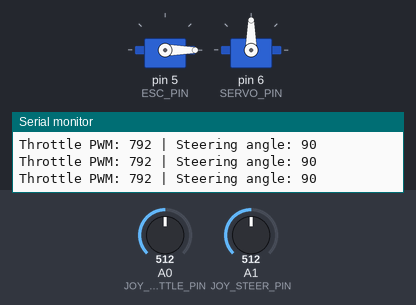
A sketch run on a simulated Arduino Uno, built with avr-gcc and run on an emulated ATmega328P. Parts: 2 × servo, the last lines printed to the serial monitor. The test bench sets the inputs (shaded band); at power-on: A0 (JOY_THROTTLE_PIN) = 512, A1 (JOY_STEER_PIN) = 512.

Above: at 5.0 s.
5.1 s: A0 (JOY_THROTTLE_PIN) set to 716
At 6.3 s:
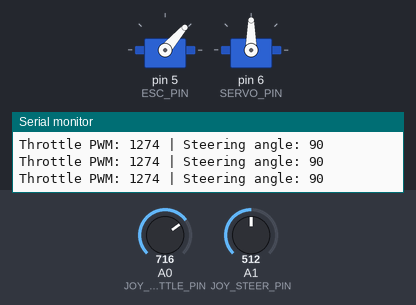
6.6 s: A1 (JOY_STEER_PIN) set to 418
At 7.6 s:
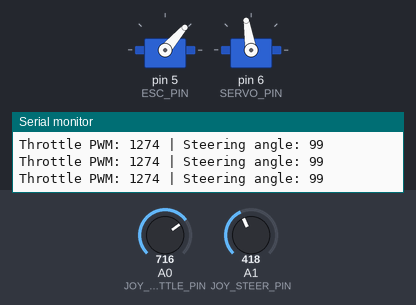
9.6 s: A1 (JOY_STEER_PIN) set to 396
At 10.3 s:
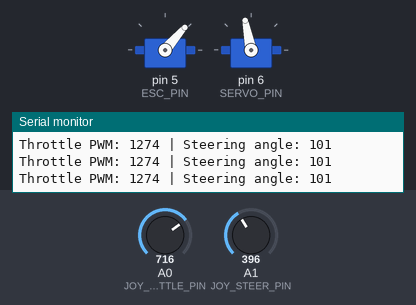
11.1 s: A0 (JOY_THROTTLE_PIN) set to 511
At 11.9 s:
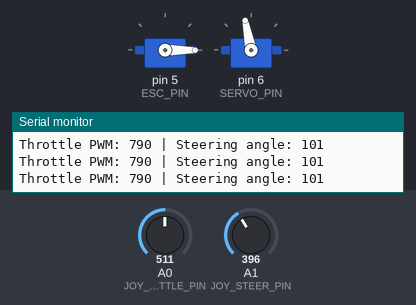
12.6 s: A1 (JOY_STEER_PIN) set to 716
At 13.5 s:
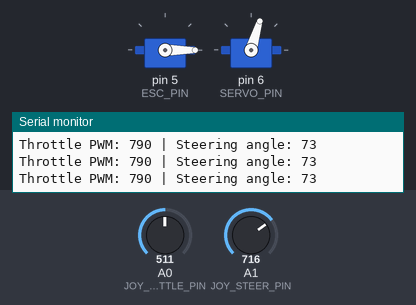
14.1 s: A0 (JOY_THROTTLE_PIN) set to 900
At 14.6 s:
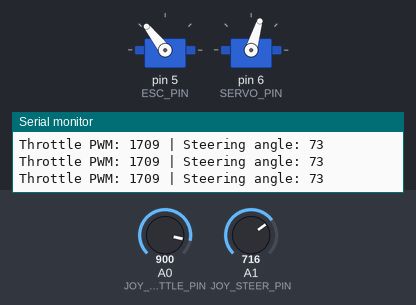
Timing chart, 0 to 16.6 s (numbered marks = the images above; inputs shaded):
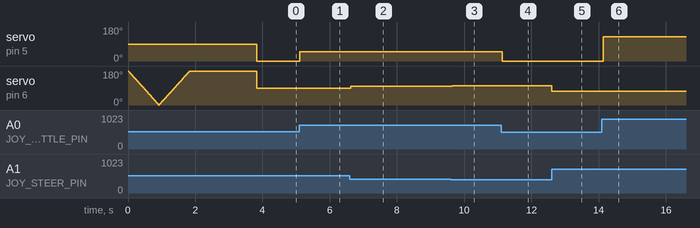

The sketch:

LaercioBLDCboatMotor.ino
```cpp
//import libraries
#include <Servo.h>


// Joystick pins (ANALOG pins)
#define JOY_THROTTLE_PIN A0
#define JOY_STEER_PIN    A1


#define ESC_PIN   5
#define SERVO_PIN 6


Servo esc;
Servo fin;


void setup() {
  Serial.begin(9600);


  esc.attach(ESC_PIN, 1000, 2000);
  fin.attach(SERVO_PIN);


  // // Arm ESC
  // esc.writeMicroseconds(1000);
  // delay(3000);


  //initialize servos
  for(int i = 180; i > 0; i--) {
    fin.write(i);
    delay(5);
  }
  for (int i = 0; i < 180; i++) {
    fin.write(i);
    delay(5);
  }


  Serial.println("System ready");
  delay(2000);
}


void loop() {
  int throttleRaw = analogRead(JOY_THROTTLE_PIN); // 0?1023
  int steerRaw    = analogRead(JOY_STEER_PIN);    // 0?1023


  int throttlePWM = map(throttleRaw, 600, 1023, 1000, 2000);
  int steerAngle  = map(steerRaw,    0, 1023, 135,    45);


  esc.writeMicroseconds(throttlePWM);
  fin.write(steerAngle);


  Serial.print("Throttle PWM: ");
  Serial.print(throttlePWM);
  Serial.print(" | Steering angle: ");
  Serial.println(steerAngle);


  delay(50);
}
```

Measured:
- after the input at 5.1 s, servo on pin 5 (ESC_PIN): 0° → 49° at once
- after the input at 6.6 s, servo on pin 6 (SERVO_PIN): 90° → 99° at once
- after the input at 9.6 s, servo on pin 6 (SERVO_PIN): 99° → 101° after 0.05 s
- after the input at 11.1 s, servo on pin 5 (ESC_PIN): 49° → 0° at once
- after the input at 12.6 s, servo on pin 6 (SERVO_PIN): 101° → 73° at once
- after the input at 14.1 s, servo on pin 5 (ESC_PIN): 0° → 128° at once
